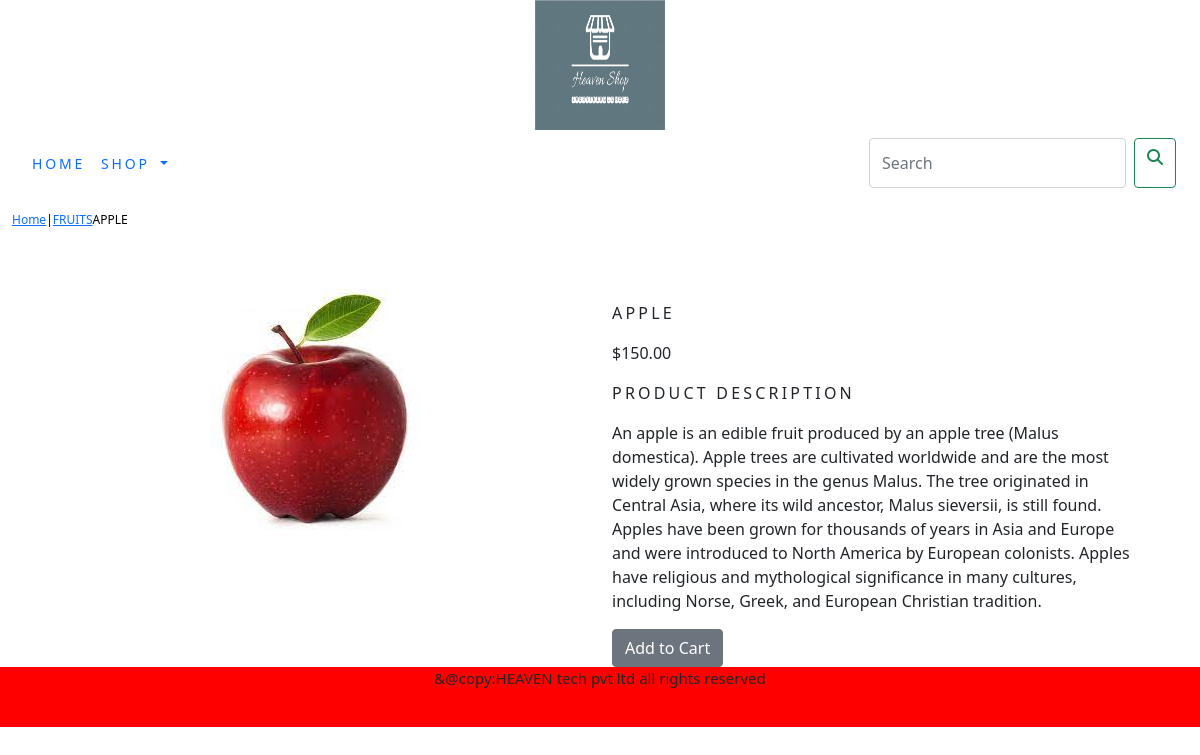
The page /shop/fruits/apple/ on the database its author committed.
### shop/models.py (models this page shows, shortened)
class Product(models.Model):
    name=models.CharField(max_length=250,unique=True)
    slug=models.SlugField(max_length=250,unique=True)
    description=models.TextField(blank=True)
    price=models.DecimalField(max_digits=10,decimal_places=2)
    category=models.ForeignKey(Category,on_delete=models.CASCADE)
    image=models.ImageField(upload_to='product',blank=True)
    stock=models.IntegerField()
    available=models.BooleanField(default=True)
    created=models.DateTimeField(auto_now_add=True)
    updated=models.DateTimeField(auto_now=True)
    class Meta:
        ordering = ('name',)
        verbose_name = 'product'
        verbose_name_plural = 'products'

class Category(models.Model):
    name=models.CharField(max_length=250,unique=True)
    slug=models.SlugField(max_length=250,unique=True)
    description=models.TextField(blank=True)
    image=models.ImageField(upload_to='category',blank=True)
    class Meta:
        ordering=('name',)
        verbose_name='category'
        verbose_name_plural='categories'
    def get_url(self):
        return reverse('shop:products_by_category', args=[self.slug])
    def __str__(self):
        return '{}'.format(self.name)

### shop/views.py (the view)
# urls.py: path('<slug:c_slug>/<slug:product_slug>/',views.proDetail,name='prodCatdetail'),
def proDetail(request,c_slug,product_slug):
    try:
        product=Product.objects.get(category__slug=c_slug,slug=product_slug)
    except Exception as e:
        raise e
    return render(request,'product.html',{'product':product})

### cart/context_processors.py (called while the page is built)
def counter(request):
    item_count=0
    if 'admin' in request.path:
        return {}
    else:
        try:
            cart=Cart.objects.filter(cart_id=_cart_id(request))
            cart_items=CartItem.objects.all().filter(cart=cart[:1])
            for cart_item in cart_items:
                item_count +=cart_item.quantity
        except Cart.DoesNotExist:
            item_count=0
    return dict(item_count=item_count)

### cart/views.py (called while the page is built)
def _cart_id(request):
    cart=request.session.session_key
    if not cart:
        cart=request.session.create()
    return cart

### shop/context_processors.py (called while the page is built)
def menu_links(request):
    links=Category.objects.all()
    return dict(links=links)

### templates/product.html (shortened to what this page needs)
{% extends 'base.html' %}
{% load static %}
{% block content %}
    <div class="row my_prod_row_class">
        <div class="mx_auto">
            <p><a href="{% url 'shop:allProdCat' %}">Home</a>|<a href="{{product.category.get_url}}">{{product.category}}</a>{{product.name}}</p>
        </div>
    </div>
<div class="container">
    <br>
    <div class="row">
        <div class="col-12 col-sm-12 col-md-12 col-lg-6 text-center">
            <div style="min-width:18rem;">
                <img src="{{product.image.url}}" alt="{{product.name}}">
            </div>
        </div>
        <div class="col-12 col-sm-12 col-md-12 col-lg-6">
            <div>
            <h1 class="my_prod_title">{{product.name}}</h1>
            <p>${{product.price}}</p>
            <p class="my_title">Product Description</p>
            <p class="text-justify my_prod_text">{{product.description}}</p>
            {% if product.stock <= 0 %}
                <p class="text-justify my_prod_text"><b>Out of Stock</b></p>
            {% else %}
                <a class="btn btn-secondary" href="{% url 'cart:add_cart' product.id %}">Add to Cart</a>
            {% endif %}
        </div>
        </div>
    </div>
    </div>
</div>
{% endblock %}

### static/css/custom.css (style rules this page uses)
body { font-family: 'Roboto', sans-serif; }
.my_title { font-size:16px; text-transform:uppercase; letter-spacing:.2em; }
.my_prod_row_class { padding-top:15px; padding-bottom:20px; }
.my_prod_row_class .mx_auto { color:#000; font-size:12px; text-decoration:none; }
.my_prod_title { font-size:16px; text-transform:uppercase; letter-spacing:.2em; padding-top:15px; padding-bottom:10px; }
.my_prod_text { padding-right:20px; }

### rows shown on the page
Product: category "FRUITS", name "APPLE", image (picture), price "150.00", description "An apple is an edible fruit produced by an apple tree (Malus domestica). Apple trees are cultivated worldwide and are the most widely grown species in the genus Malus. The tree originated in Central Asia, where its wild ancestor, Malus sieversii, is still found. Apples have been grown for thousands of years in Asia and Europe and were introduced to North America by European colonists. Apples have religious and mythological significance in many cultures, including Norse, Greek, and European Christian tradition."
